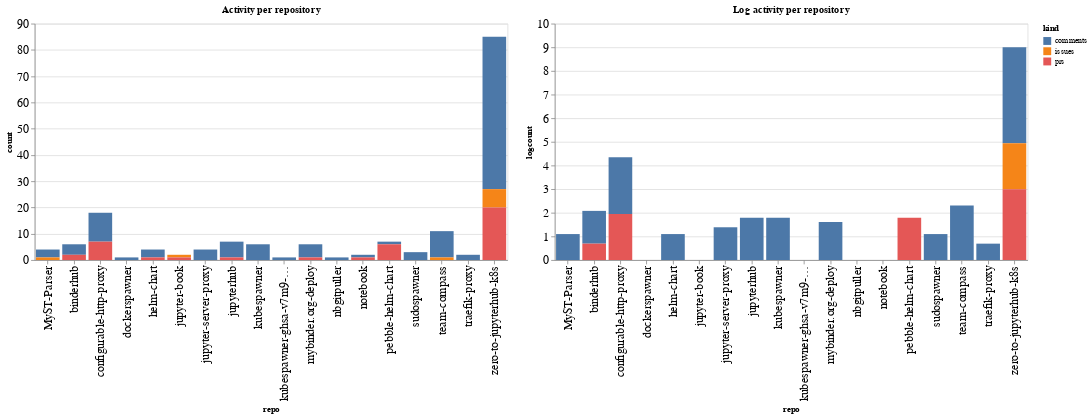

The notebook cell this image was saved under:
### Code cell
ch1 = alt.Chart(repo_summaries, width=600, title="Activity per repository").mark_bar().encode(
    x='repo',
    y='count',
    color='kind',
    tooltip="kind"
)

ch2 = alt.Chart(repo_summaries, width=600, title="Log activity per repository").mark_bar().encode(
    x='repo',
    y='logcount',
    color='kind',
    tooltip="kind"
)

ch1 | ch2

### Figure 1 — Vega-Lite specification as saved in the notebook (floating-point values rounded to 4 significant figures)
{"config": {"axisLeft": {"labelFontSize": 15}, "axisBottom": {"labelFontSize": 15}}, "hconcat": [{"mark": "bar", "encoding": {"color": {"type": "nominal", "field": "kind"}, "tooltip": {"type": "nominal", "field": "kind"}, "x": {"type": "nominal", "field": "repo"}, "y": {"type": "quantitative", "field": "count"}}, "title": "Activity per repository", "width": 600}, {"mark": "bar", "encoding": {"color": {"type": "nominal", "field": "kind"}, "tooltip": {"type": "nominal", "field": "kind"}, "x": {"type": "nominal", "field": "repo"}, "y": {"type": "quantitative", "field": "logcount"}}, "title": "Log activity per repository", "width": 600}], "data": {"name": "data-8baad85df92cbc12546209b90f4d8818"}, "$schema": "https://vega.github.io/schema/vega-lite/v4.8.1.json", "datasets": {"data-8baad85df92cbc12546209b90f4d8818": [{"repo": "MyST-Parser", "kind": "comments", "count": 3, "logcount": 1.099}, {"repo": "MyST-Parser", "kind": "issues", "count": 1, "logcount": 0.0}, {"repo": "binderhub", "kind": "comments", "count": 4, "logcount": 1.386}, {"repo": "binderhub", "kind": "prs", "count": 2, "logcount": 0.6931}, {"repo": "configurable-http-proxy", "kind": "comments", "count": 11, "logcount": 2.398}, {"repo": "configurable-http-proxy", "kind": "prs", "count": 7, "logcount": 1.946}, {"repo": "dockerspawner", "kind": "comments", "count": 1, "logcount": 0.0}, {"repo": "helm-chart", "kind": "comments", "count": 3, "logcount": 1.099}, {"repo": "helm-chart", "kind": "prs", "count": 1, "logcount": 0.0}, {"repo": "jupyter-book", "kind": "issues", "count": 1, "logcount": 0.0}, {"repo": "jupyter-book", "kind": "prs", "count": 1, "logcount": 0.0}, {"repo": "jupyter-server-proxy", "kind": "comments", "count": 4, "logcount": 1.386}, {"repo": "jupyterhub", "kind": "comments", "count": 6, "logcount": 1.792}, {"repo": "jupyterhub", "kind": "prs", "count": 1, "logcount": 0.0}, {"repo": "kubespawner", "kind": "comments", "count": 6, "logcount": 1.792}, {"repo": "kubespawner-ghsa-v7m9-9497-p9gr", "kind": "comments", "count": 1, "logcount": 0.0}, {"repo": "mybinder.org-deploy", "kind": "comments", "count": 5, "logcount": 1.609}, {"repo": "mybinder.org-deploy", "kind": "prs", "count": 1, "logcount": 0.0}, {"repo": "nbgitpuller", "kind": "comments", "count": 1, "logcount": 0.0}, {"repo": "notebook", "kind": "comments", "count": 1, "logcount": 0.0}, {"repo": "notebook", "kind": "prs", "count": 1, "logcount": 0.0}, {"repo": "pebble-helm-chart", "kind": "comments", "count": 1, "logcount": 0.0}, {"repo": "pebble-helm-chart", "kind": "prs", "count": 6, "logcount": 1.792}, {"repo": "sudospawner", "kind": "comments", "count": 3, "logcount": 1.099}, {"repo": "team-compass", "kind": "comments", "count": 10, "logcount": 2.303}, {"repo": "team-compass", "kind": "issues", "count": 1, "logcount": 0.0}, {"repo": "traefik-proxy", "kind": "comments", "count": 2, "logcount": 0.6931}, {"repo": "zero-to-jupyterhub-k8s", "kind": "comments", "count": 58, "logcount": 4.06}, {"repo": "zero-to-jupyterhub-k8s", "kind": "issues", "count": 7, "logcount": 1.946}, {"repo": "zero-to-jupyterhub-k8s", "kind": "prs", "count": 20, "logcount": 2.996}]}}
